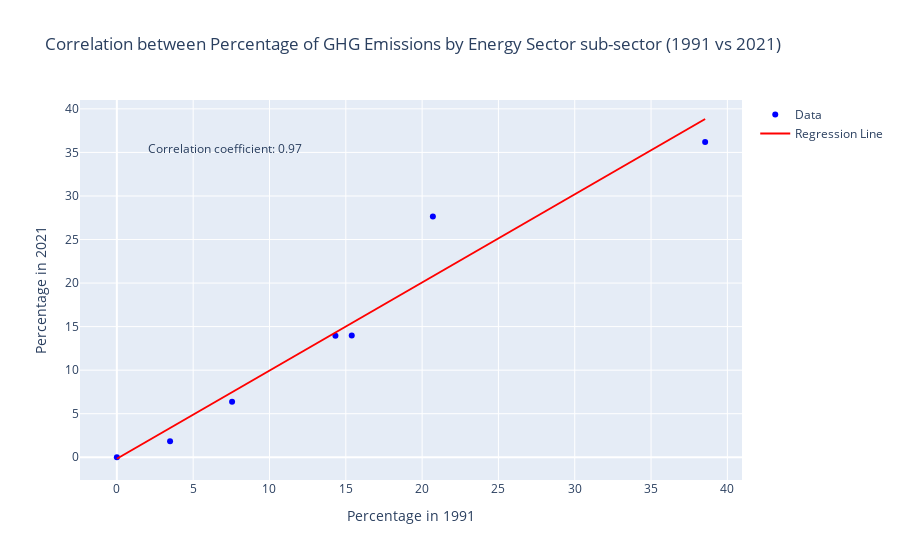

Here is the notebook cell this chart was saved with:
### Code cell
# Create a visualization for the  correlation between Percentage of GHG Emissions by Energy Sector sub-sector (1991 vs 2021)


percentages_1991 = ghg_emissions_sector_1991_energy_sector_df["Percentage"][1:]
percentages_2021 = ghg_emissions_sector_2021_energy_sector_df["Percentage"][1:]

# Create a DataFrame 
data = pd.DataFrame({'1991': percentages_1991, '2021': percentages_2021})

# Scatter plot
fig = go.Figure()

fig.add_trace(go.Scatter(
    x=data['1991'],
    y=data['2021'],
    mode='markers',
    marker=dict(color='blue'),  # Define marker color
    name='Data'
))

# Add regression line
fig.add_trace(go.Scatter(
    x=data['1991'],
    y=np.poly1d(np.polyfit(data['1991'], data['2021'], 1))(data['1991']),
    mode='lines',
    marker=dict(color='red'),  # Define line color
    name='Regression Line'
))

# Annotation for correlation coefficient
correlation_coefficient = data['1991'].corr(data['2021'])
fig.add_annotation(
    x=0.1, y=0.9,
    xref='paper', yref='paper',
    text=f'Correlation coefficient: {correlation_coefficient:.2f}',
    showarrow=False
)

# Update layout
fig.update_layout(
    title='Correlation between Percentage of GHG Emissions by Energy Sector sub-sector (1991 vs 2021)',
    xaxis_title='Percentage in 1991',
    yaxis_title='Percentage in 2021',
    showlegend=True
)

# Show plot
fig.show()

### Figure 1 — Plotly figure (JSON) as saved in the notebook; plotly's stock layout.template omitted (floating-point values rounded to 4 significant figures)
{"data": [{"marker": {"color": "blue"}, "mode": "markers", "name": "Data", "type": "scatter", "x": [38.54, 15.39, 20.71, 14.32, 3.487, 7.55, 8.425e-07], "y": [36.21, 13.97, 27.65, 13.95, 1.851, 6.362, 3.151e-05]}, {"marker": {"color": "red"}, "mode": "lines", "name": "Regression Line", "type": "scatter", "x": [38.54, 15.39, 20.71, 14.32, 3.487, 7.55, 8.425e-07], "y": [38.84, 15.4, 20.78, 14.32, 3.356, 7.469, -0.1727]}], "layout": {"annotations": [{"showarrow": false, "text": "Correlation coefficient: 0.97", "x": 0.1, "xref": "paper", "y": 0.9, "yref": "paper"}], "showlegend": true, "title": {"text": "Correlation between Percentage of GHG Emissions by Energy Sector sub-sector (1991 vs 2021)"}, "xaxis": {"title": {"text": "Percentage in 1991"}}, "yaxis": {"title": {"text": "Percentage in 2021"}}}}
